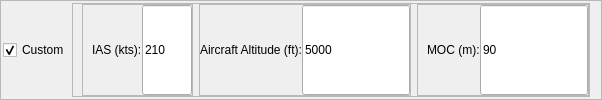
          <widget class="QFrame" name="frame">
           <property name="sizePolicy">
            <sizepolicy hsizetype="Preferred" vsizetype="Preferred">
             <horstretch>0</horstretch>
             <verstretch>0</verstretch>
            </sizepolicy>
           </property>
           <property name="frameShape">
            <enum>QFrame::StyledPanel</enum>
           </property>
           <property name="frameShadow">
            <enum>QFrame::Raised</enum>
           </property>
           <layout class="QHBoxLayout" name="horizontalLayout">
            <property name="spacing">
             <number>2</number>
            </property>
            <property name="leftMargin">
             <number>2</number>
            </property>
            <property name="topMargin">
             <number>2</number>
            </property>
            <property name="bottomMargin">
             <number>2</number>
            </property>
            <item>
             <widget class="QCheckBox" name="chbCatCustom">
              <property name="sizePolicy">
               <sizepolicy hsizetype="Fixed" vsizetype="Preferred">
                <horstretch>0</horstretch>
                <verstretch>0</verstretch>
               </sizepolicy>
              </property>
              <property name="minimumSize">
               <size>
                <width>60</width>
                <height>0</height>
               </size>
              </property>
              <property name="text">
               <string>Custom</string>
              </property>
              <property name="checked">
               <bool>true</bool>
              </property>
             </widget>
            </item>
            <item>
             <widget class="QFrame" name="frameAC_Custom">
              <property name="frameShape">
               <enum>QFrame::StyledPanel</enum>
              </property>
              <property name="frameShadow">
               <enum>QFrame::Raised</enum>
              </property>
              <layout class="QHBoxLayout" name="horizontalLayout_13">
               <property name="leftMargin">
                <number>9</number>
               </property>
               <property name="topMargin">
                <number>0</number>
               </property>
               <property name="rightMargin">
                <number>0</number>
               </property>
               <property name="bottomMargin">
                <number>0</number>
               </property>
               <item>
                <widget class="QFrame" name="frame_Altitude_15">
                 <property name="sizePolicy">
                  <sizepolicy hsizetype="Preferred" vsizetype="Preferred">
                   <horstretch>0</horstretch>
                   <verstretch>0</verstretch>
                  </sizepolicy>
                 </property>
                 <property name="frameShape">
                  <enum>QFrame::StyledPanel</enum>
                 </property>
                 <property name="frameShadow">
                  <enum>QFrame::Raised</enum>
                 </property>
                 <layout class="QHBoxLayout" name="horizontalLayout_41">
                  <property name="spacing">
                   <number>0</number>
                  </property>
                  <property name="leftMargin">
                   <number>9</number>
                  </property>
                  <property name="topMargin">
                   <number>0</number>
                  </property>
                  <property name="rightMargin">
                   <number>0</number>
                  </property>
                  <property name="bottomMargin">
                   <number>0</number>
                  </property>
                  <item>
                   <widget class="QLabel" name="label_31">
                    <property name="sizePolicy">
                     <sizepolicy hsizetype="Preferred" vsizetype="Preferred">
                      <horstretch>0</horstretch>
                      <verstretch>0</verstretch>
                     </sizepolicy>
                    </property>
                    <property name="minimumSize">
                     <size>
                      <width>50</width>
                      <height>0</height>
                     </size>
                    </property>
                    <property name="maximumSize">
                     <size>
                      <width>16777215</width>
                      <height>16777215</height>
                     </size>
                    </property>
                    <property name="font">
                     <font>
                      <family>Arial</family>
                      <weight>50</weight>
                      <bold>false</bold>
                     </font>
                    </property>
                    <property name="text">
                     <string>IAS (kts):</string>
                    </property>
                   </widget>
                  </item>
                  <item>
                   <widget class="QLineEdit" name="txtIasCustom">
                    <property name="sizePolicy">
                     <sizepolicy hsizetype="Fixed" vsizetype="Preferred">
                      <horstretch>0</horstretch>
                      <verstretch>0</verstretch>
                     </sizepolicy>
                    </property>
                    <property name="minimumSize">
                     <size>
                      <width>50</width>
                      <height>0</height>
                     </size>
                    </property>
                    <property name="maximumSize">
                     <size>
                      <width>50</width>
                      <height>16777215</height>
                     </size>
                    </property>
                    <property name="font">
                     <font>
                      <family>Arial</family>
                      <weight>50</weight>
                      <bold>false</bold>
                     </font>
                    </property>
                    <property name="text">
                     <string>210</string>
                    </property>
                   </widget>
                  </item>
                 </layout>
                </widget>
               </item>
               <item>
                <widget class="QFrame" name="frame_Altitude_10">
                 <property name="sizePolicy">
                  <sizepolicy hsizetype="Preferred" vsizetype="Preferred">
                   <horstretch>0</horstretch>
                   <verstretch>0</verstretch>
                  </sizepolicy>
                 </property>
                 <property name="frameShape">
                  <enum>QFrame::StyledPanel</enum>
                 </property>
                 <property name="frameShadow">
                  <enum>QFrame::Raised</enum>
                 </property>
                 <layout class="QHBoxLayout" name="horizontalLayout_36">
                  <property name="spacing">
                   <number>0</number>
                  </property>
                  <property name="margin">
                   <number>0</number>
                  </property>
                  <item>
                   <widget class="QLabel" name="label_26">
                    <property name="sizePolicy">
                     <sizepolicy hsizetype="Preferred" vsizetype="Preferred">
                      <horstretch>0</horstretch>
                      <verstretch>0</verstretch>
                     </sizepolicy>
                    </property>
                    <property name="minimumSize">
                     <size>
                      <width>100</width>
                      <height>0</height>
                     </size>
                    </property>
                    <property name="maximumSize">
                     <size>
                      <width>16777215</width>
                      <height>16777215</height>
                     </size>
                    </property>
                    <property name="font">
                     <font>
                      <family>Arial</family>
                      <weight>50</weight>
                      <bold>false</bold>
                     </font>
                    </property>
                    <property name="text">
                     <string>Aircraft Altitude (ft):</string>
                    </property>
                   </widget>
                  </item>
                  <item>
                   <widget class="QLineEdit" name="txtAltitudeCustom">
                    <property name="sizePolicy">
                     <sizepolicy hsizetype="MinimumExpanding" vsizetype="Preferred">
                      <horstretch>0</horstretch>
                      <verstretch>0</verstretch>
                     </sizepolicy>
                    </property>
                    <property name="minimumSize">
                     <size>
                      <width>70</width>
                      <height>0</height>
                     </size>
                    </property>
                    <property name="maximumSize">
                     <size>
                      <width>16777215</width>
                      <height>16777215</height>
                     </size>
                    </property>
                    <property name="font">
                     <font>
                      <family>Arial</family>
                      <weight>50</weight>
                      <bold>false</bold>
                     </font>
                    </property>
                    <property name="text">
                     <string>5000</string>
                    </property>
                   </widget>
                  </item>
                 </layout>
                </widget>
               </item>
               <item>
                <widget class="QFrame" name="frame_Altitude_16">
                 <property name="sizePolicy">
                  <sizepolicy hsizetype="Preferred" vsizetype="Preferred">
                   <horstretch>0</horstretch>
                   <verstretch>0</verstretch>
                  </sizepolicy>
                 </property>
                 <property name="frameShape">
                  <enum>QFrame::StyledPanel</enum>
                 </property>
                 <property name="frameShadow">
                  <enum>QFrame::Raised</enum>
                 </property>
                 <layout class="QHBoxLayout" name="horizontalLayout_42">
                  <property name="spacing">
                   <number>0</number>
                  </property>
                  <property name="leftMargin">
                   <number>9</number>
                  </property>
                  <property name="topMargin">
                   <number>0</number>
                  </property>
                  <property name="rightMargin">
                   <number>0</number>
                  </property>
                  <property name="bottomMargin">
                   <number>0</number>
                  </property>
                  <item>
                   <widget class="QLabel" name="label_32">
                    <property name="minimumSize">
                     <size>
                      <width>50</width>
                      <height>0</height>
                     </size>
                    </property>
                    <property name="maximumSize">
                     <size>
                      <width>16777215</width>
                      <height>16777215</height>
                     </size>
                    </property>
                    <property name="font">
                     <font>
                      <family>Arial</family>
                      <weight>50</weight>
                      <bold>false</bold>
                     </font>
                    </property>
                    <property name="text">
                     <string>MOC (m):</string>
                    </property>
                   </widget>
                  </item>
                  <item>
                   <widget class="QLineEdit" name="txtMocCustom">
                    <property name="sizePolicy">
                     <sizepolicy hsizetype="MinimumExpanding" vsizetype="Preferred">
                      <horstretch>0</horstretch>
                      <verstretch>0</verstretch>
                     </sizepolicy>
                    </property>
                    <property name="minimumSize">
                     <size>
                      <width>50</width>
                      <height>0</height>
                     </size>
                    </property>
                    <property name="maximumSize">
                     <size>
                      <width>16777215</width>
                      <height>16777215</height>
                     </size>
                    </property>
                    <property name="font">
                     <font>
                      <family>Arial</family>
                      <weight>50</weight>
                      <bold>false</bold>
                     </font>
                    </property>
                    <property name="text">
                     <string>90</string>
                    </property>
                   </widget>
                  </item>
                 </layout>
                </widget>
               </item>
              </layout>
              <zorder>frame_Altitude_10</zorder>
              <zorder>frame_Altitude_16</zorder>
              <zorder>frame_Altitude_15</zorder>
             </widget>
            </item>
           </layout>
          </widget>
